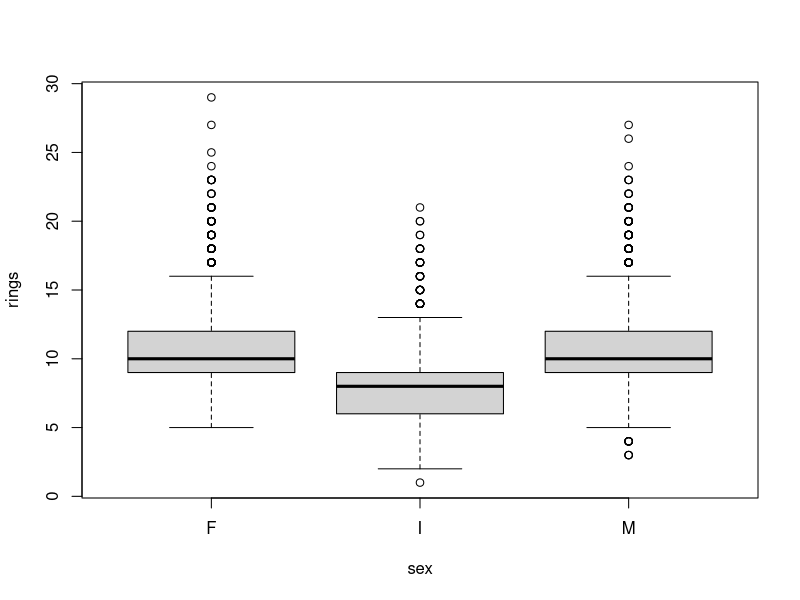
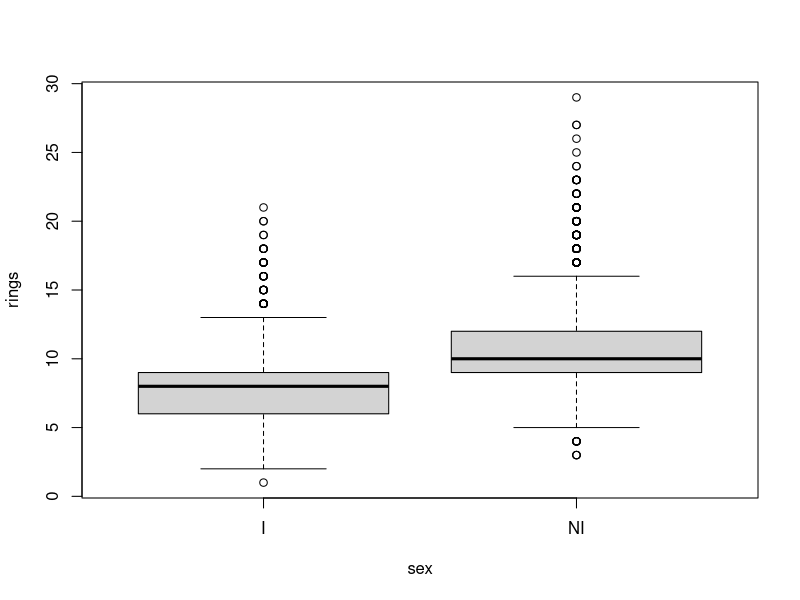

Reproduce these figures in R, in order. (Note: this script raises an error after producing the figures.)
abalone <- read.csv( 'Abalone.csv' )
View( abalone )

boxplot(rings~sex, data=abalone )          # we can see that there is no big difference between M and F
abalone$sex <- as.character( abalone$sex ) # thats why we decide to merge them and call NI (not infant)
abalone$sex

abalone$sex [ abalone$sex != 'I' ] <- 'NI' # subset M and F with NI
abalone$sex                                # see result
boxplot(rings~sex, data=abalone )


abalone$sex <- as.factor( abalone$sex )    # make sex a factor variable
abalone$sex                                # see results

cor( abalone[,-c(1)] )  # correlation between every element in abalone except the sex (as it is not numeric)


model <- lm( rings~., data = abalone )         # linear model. rings is the independent variable
summary( model )

model2 <- lm( rings~. - length, data = abalone) # exclude length
summary( model2 )

set.seed( 1997 )
sub <- sample( nrow( abalone ), floor( nrow( abalone ) * 0.7 ) ) # geenrate nrow( abalone )*0.7 integers that rage from 1 to nrow( abalone )

train <- abalone[ sub,]   # use the generated rows as a train data i.e 70% of the whole data
test <- abalone[ -sub, ]  # use the rest of the data as a test

setToBeRemoved <- c(1, 2, 3, 4, 5, 6, 7) # remove highly correlated (to each other not to rings) variabes
subTrain <- train[ -setToBeRemoved ]     # construct a new set for training that doesn't include the highly correlated variables
subTest <- test[ -setToBeRemoved ]       # construct a new set for testing that doesn't include the highly correlated variables

lm( rings~. , data = subTrain )
lm( rings~. , data = subTest )

Model1 <- lm( rings ~ sex + height + weight.w, data = train )
Model2 <- lm( rings ~ height + weight.w, data = train )
Model3 <- lm( rings ~ sex + weight.w, data = train )
Model


library( memisc )
mtable( Model1, Model2, Model3 ) # compare models


baseline <- sqrt( mean( ( mean(test$rings) - mean(train$rings) )^2 ) )
baseline
